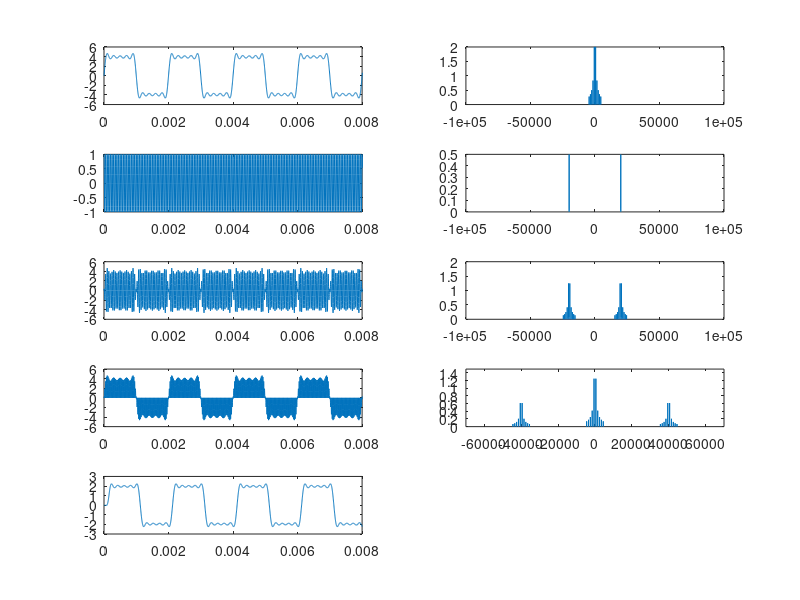

Recreate this plot in MATLAB.
close all
clear all
clc

%% Analise de modula?ao no dominio da frequencia

% AM DSB SC (Amplitude Modulation Double-side Band Supressed Carrie)
ac = 1;
am = 1;
fm = 1e3;
fc = 20e3;
f_cut = 7e3;
n = 100;
fa = 20*fc;
t = [0:1/fa:1];
c_t = ac*cos(2*pi*fc*t);
m_t = 5*sin(2*pi*500*t) + 5/3*sin(2*pi*1500*t) + sin(2*pi*2500*t) + 5/7*sin(2*pi*3500*t) + 5/9*sin(2*pi* 4500*t) + 5/11*sin(2*pi*5500);

s_t = c_t.*m_t; % Sinal Modulado

r_t = s_t.*c_t; % Sinal demodulado

passa_baixa = fir1(n,(f_cut*2)/fa)';
info = filter(passa_baixa,1, r_t);

figure(1)
subplot(521)
plot(t, m_t)
xlim([0 4/500])
subplot(523)
plot(t,c_t)
xlim([0 4/500])
subplot(525)
plot(t, s_t)
xlim([0 4/500])
subplot(527)
plot(t, r_t)
xlim([0 4/500])
subplot(529)
plot(t, info)
xlim([0 4/500])

% Dominio da freq

M_f1 = fft(m_t)/length(m_t);
M_f =  fftshift(M_f1);
f = -fa/2:1:fa/2;
subplot(522)
plot(f, abs(M_f))
xlim([-1e5 1e5])
ylim([0 2])

C_f1 = fft(c_t)/length(c_t);
C_f =  fftshift(C_f1);
subplot(524)
plot(f, abs(C_f))
xlim([-1e5 1e5])

S_f1 = fft(s_t)/length(s_t);
S_f =  fftshift(S_f1);
subplot(526)
plot(f, abs(S_f))
xlim([-1e5 1e5])
ylim([0 2])

R_f1 = fft(r_t)/length(r_t);
R_f =  fftshift(R_f1);
subplot(528)
plot(f, abs(R_f))
xlim([-0.7e5 0.7e5])
ylim([0 1.5])
